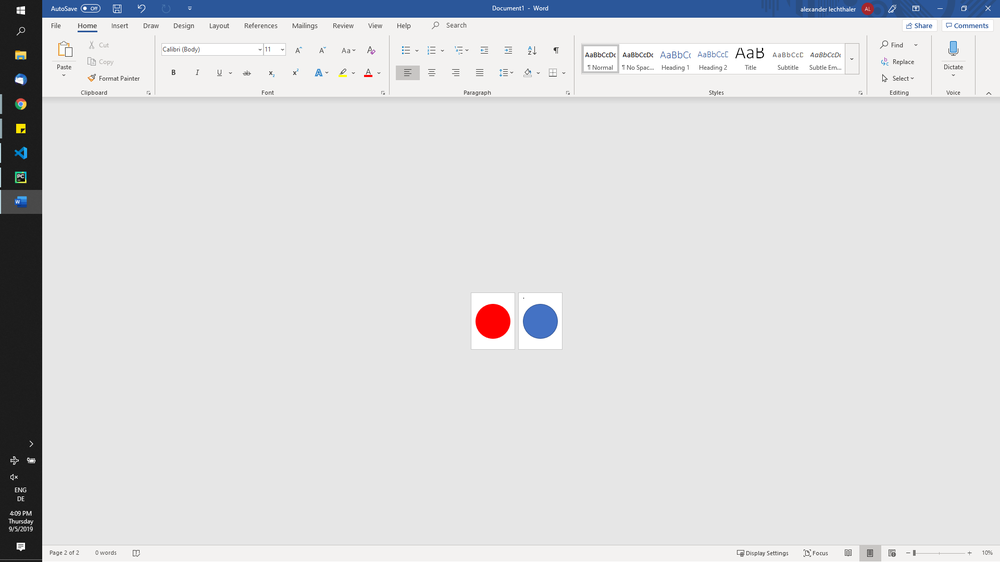
#> input picture test.png, 1000 x 562 px, shrunk from 1920 x 1080 before the run
$ python -i circle_detector.py   (imports and definitions only)
#> lines starting #> are read from the running program, lines starting #| are printed output that depends on the picture; after the words box and inside, x2 and y2 are one past the last pixel; in counts of white or black regions, pixels touching at a corner belong together
### contour_functions.py
import cv2
import numpy as np


def contour_circularity(contour):
    area = cv2.contourArea(contour)
    perimeter = cv2.arcLength(contour, True)
    try:
        circularity = (4 * np.pi * area) / (perimeter ** 2)
    except ZeroDivisionError:
        circularity = 1.
    print('area:', area, '\tlength:', perimeter, '\t circularity:', circularity)
    return circularity


def contour_center(contour):
    # Compute mass center of contour
    moment = cv2.moments(contour)
    cx = int(moment["m10"] / moment["m00"])
    cy = int(moment["m01"] / moment["m00"])
    return cx, cy

### circle_detector.py
import cv2
import numpy as np
from contour_functions import contour_circularity
from contour_functions import contour_center


# Color ranges
red_range1 = ((159, 100, 100), (179, 255, 255))
red_range2 = ((0, 100, 100), (20, 255, 255))
blue_range = ((100, 100, 100), (140, 255, 255))

# Contour properties
max_contour_size = 1e6
min_contour_size = 1e1
min_contour_circ = 0.7


def detect_circles(img):
    # Blur image
    img = cv2.medianBlur(img, 5)

    # Mask colors
    img_hsv = cv2.cvtColor(img, cv2.COLOR_BGR2HSV)

    # Red
    red_mask1 = cv2.inRange(img_hsv, red_range1[0], red_range1[1])
    red_mask2 = cv2.inRange(img_hsv, red_range2[0], red_range2[1])
    red_mask = cv2.bitwise_or(red_mask1, red_mask2)

    # Blue
    blue_mask = cv2.inRange(img_hsv, blue_range[0], blue_range[1])

    red_contours = extract_contours(red_mask)
    blue_contours = extract_contours(blue_mask)

    # TODO Smart contour matching
    # ...

    # Get contour centers
    red_contour = red_contours[0]
    blue_contour = blue_contours[0]

    red_center = contour_center(red_contour)
    blue_center = contour_center(blue_contour)

    return red_center, blue_center, red_contour, blue_contour


def extract_contours(mask):
    # Extract contours
    contours, _ = cv2.findContours(mask.astype(np.uint8), cv2.RETR_EXTERNAL, cv2.CHAIN_APPROX_SIMPLE)

    # Reject to small and to big contours
    contours = [c for c in contours if min_contour_size < cv2.contourArea(c) < max_contour_size]

    # Reject contours with low circularity
    contours = [c for c in contours if contour_circularity(c) > min_contour_circ]

    # Sort contours according area
    contours = sorted(contours, key=lambda e: cv2.contourArea(e), reverse=True)

    return contours

>>> import cv2
>>> picture = cv2.imread('test.png')
#> picture is the input picture: shape (562, 1000, 3); mean B, G, R 220.2, 218.3, 217.5
>>> result = detect_circles(picture)
#> in detect_circles, `img_hsv = cv2.cvtColor(img, cv2.COLOR_BGR2HSV)`: img_hsv: shape (562, 1000, 3); mean H, S, V 6.4, 6.8, 221.4
#> in detect_circles, `red_mask1 = cv2.inRange(img_hsv, red_range1[0], red_range1[1])`:
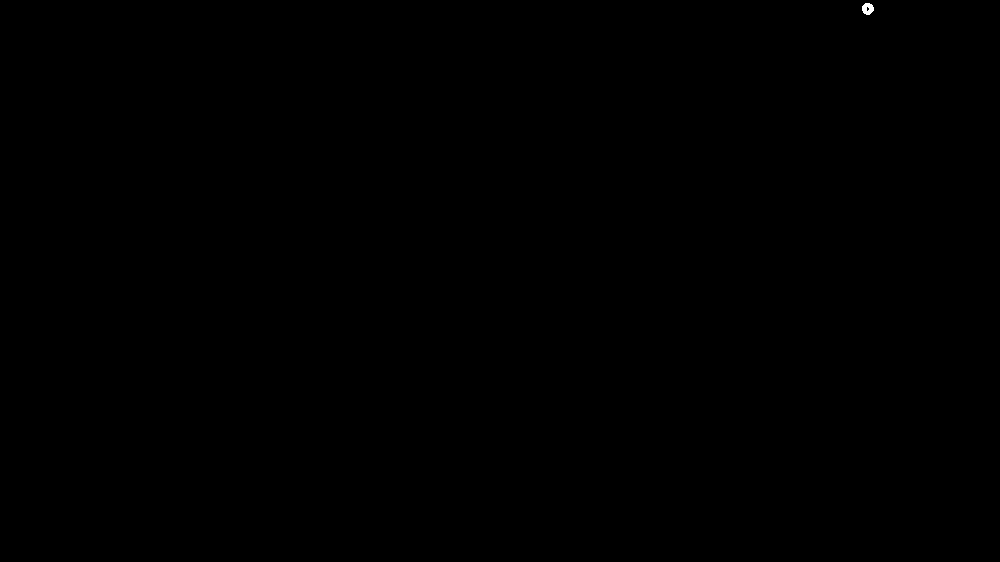
#> red_mask1: shape (562, 1000); 0.02% white; 1 white region, box (x1, y1, x2, y2) and area: (862, 3, 874, 15) 106
#> in detect_circles, `red_mask2 = cv2.inRange(img_hsv, red_range2[0], red_range2[1])`:
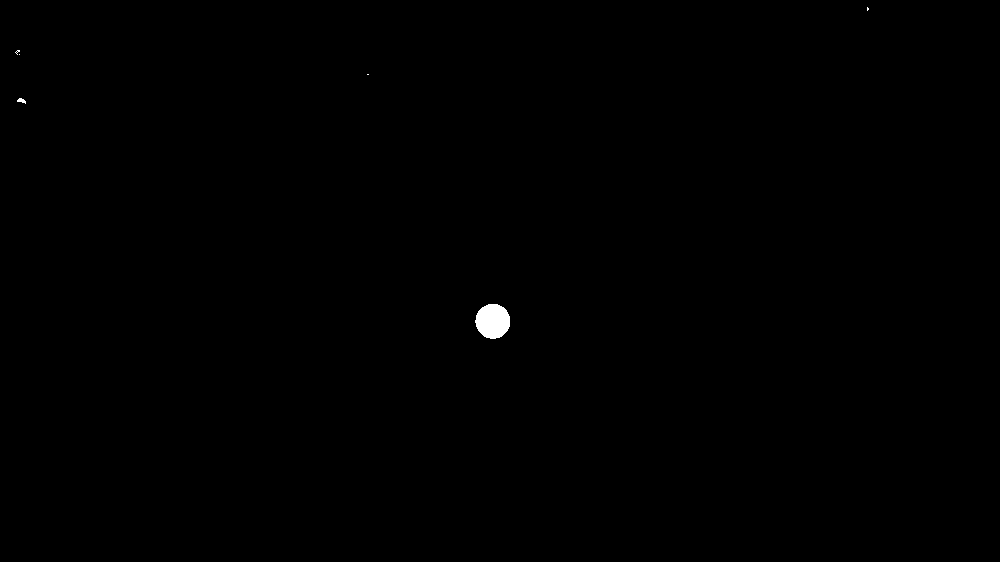
#> red_mask2: shape (562, 1000); 0.18% white; 6 white regions (4 under 20 px), largest, box (x1, y1, x2, y2) and area: (475, 304, 510, 339) 956, (17, 98, 26, 104) 31
#> in detect_circles, `red_mask = cv2.bitwise_or(red_mask1, red_mask2)`: red_mask: shape (562, 1000); 0.2% white; 6 white regions (3 under 20 px), largest, box (x1, y1, x2, y2) and area: (475, 304, 510, 339) 956, (862, 3, 874, 15) 112, (17, 98, 26, 104) 31
#> in detect_circles, `blue_mask = cv2.inRange(img_hsv, blue_range[0], blue_range[1])`:
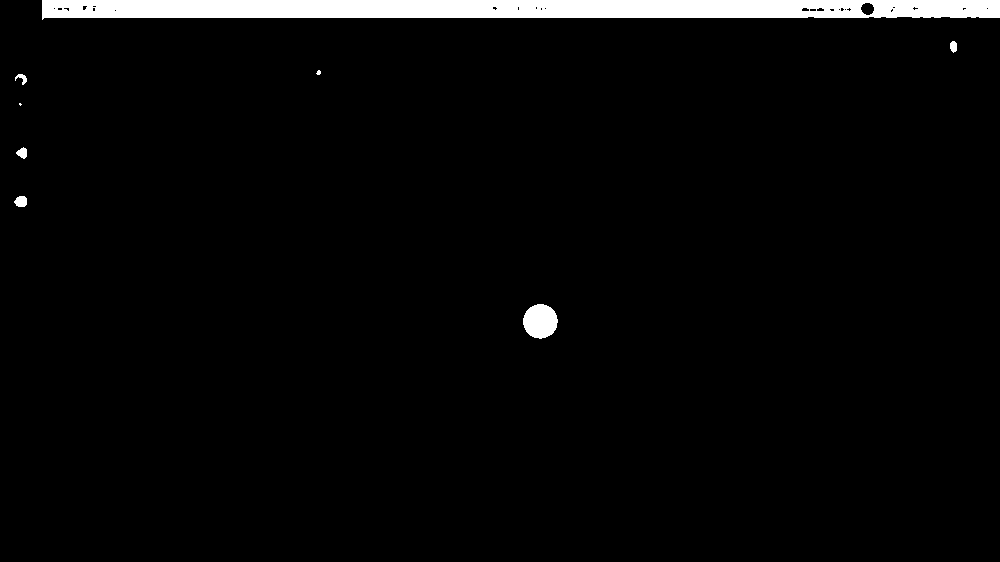
#> blue_mask: shape (562, 1000); 3.2% white; 8 white regions (2 under 20 px)
#> in extract_contours, `contours, _ = cv2.findContours(mask.astype(np.uint8), cv2.RETR_EXTERNA..`: contours = 6 contours, 3 with area under 20; largest, box (x1, y1, x2, y2) and area: (475, 304, 510, 339) 907, (862, 3, 874, 15) 96, (17, 98, 26, 104) 20
#> in extract_contours, `contours = [c for c in contours if min_contour_size < cv2.contourArea(..`: contours = 3 contours; box (x1, y1, x2, y2) and area: (475, 304, 510, 339) 907, (862, 3, 874, 15) 96, (17, 98, 26, 104) 20
#> in extract_contours, `contours = [c for c in contours if contour_circularity(c) > min_contou..`: contours = 2 contours; box (x1, y1, x2, y2) and area: (475, 304, 510, 339) 907, (862, 3, 874, 15) 96
#> in detect_circles, `red_contours = extract_contours(red_mask)`: red_contours has the same summary as contours in extract_contours
#> in extract_contours (call 2), `contours, _ = cv2.findContours(mask.astype(np.uint8), cv2.RETR_EXTERNA..`: contours = 8 contours, 2 with area under 20; largest, box (x1, y1, x2, y2) and area: (42, 0, 1000, 20) 16218, (523, 304, 558, 339) 889, (14, 196, 27, 207) 98, (16, 147, 27, 159) 72, (950, 41, 957, 53) 54, (15, 74, 27, 85) 44
#> in extract_contours (call 2), `contours = [c for c in contours if min_contour_size < cv2.contourArea(..`: contours = 7 contours, 1 with area under 20; largest, box (x1, y1, x2, y2) and area: (42, 0, 1000, 20) 16218, (523, 304, 558, 339) 889, (14, 196, 27, 207) 98, (16, 147, 27, 159) 72, (950, 41, 957, 53) 54, (15, 74, 27, 85) 44
#> in extract_contours (call 2), `contours = [c for c in contours if contour_circularity(c) > min_contou..`: contours = 5 contours, 1 with area under 20; largest, box (x1, y1, x2, y2) and area: (523, 304, 558, 339) 889, (14, 196, 27, 207) 98, (16, 147, 27, 159) 72, (950, 41, 957, 53) 54
#> in detect_circles, `blue_contours = extract_contours(blue_mask)`: blue_contours has the same summary as contours in extract_contours
#> in detect_circles, `red_contour = red_contours[0]`: red_contour = contour of 50 points, box (x1, y1, x2, y2) (475, 304, 510, 339), area 907
#> in detect_circles, `blue_contour = blue_contours[0]`: blue_contour = contour of 58 points, box (x1, y1, x2, y2) (523, 304, 558, 339), area 889
#> in contour_center, `moment = cv2.moments(contour)`: moment = moments, m00 907, centre m10/m00, m01/m00 = (492.4, 320.8)
#> in contour_center, `cx = int(moment["m10"] / moment["m00"])`: cx = 492
#> in contour_center, `cy = int(moment["m01"] / moment["m00"])`: cy = 320
#> in detect_circles, `red_center = contour_center(red_contour)`: red_center = (492, 320)
#> in detect_circles, `blue_center = contour_center(blue_contour)`: blue_center = (539, 320)
#> result = 4 items, first 4: (492, 320), (539, 320), contour of 50 points, box (x1, y1, x2, y2) (475, 304, 510, 339), area 907, contour of 58 points, box (x1, y1, x2, y2) (523, 304, 558, 339), area 889
